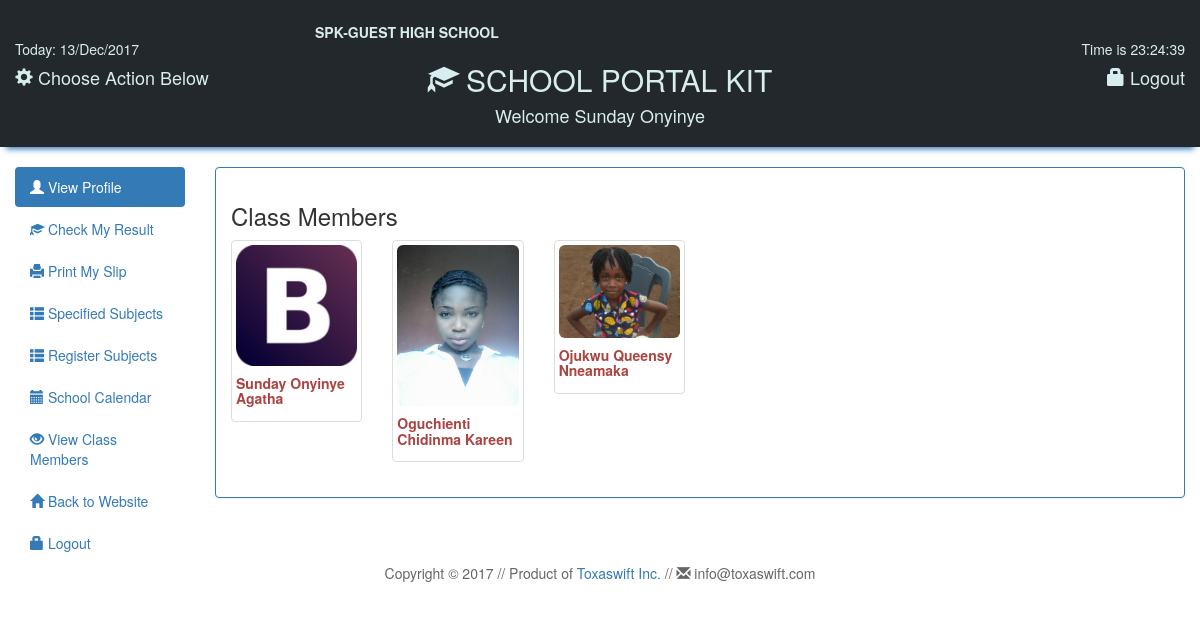
/student_dashboard.php?class_members (signed in), run on the app's committed database.
### tables this page shows
CREATE TABLE IF NOT EXISTS `students` (
`id` int(10) NOT NULL,
  `gender` varchar(20) DEFAULT NULL,
  `firstname` varchar(50) DEFAULT NULL,
  `lastname` varchar(50) DEFAULT NULL,
  `othername` varchar(50) DEFAULT NULL,
  `dob` varchar(50) DEFAULT NULL,
  `mob` varchar(50) DEFAULT NULL,
  `yob` varchar(50) DEFAULT NULL,
  `contact_phone` varchar(20) DEFAULT NULL,
  `address` text,
  `state` varchar(50) DEFAULT NULL,
  `nationality` varchar(50) DEFAULT NULL,
  `sponsor_name` varchar(50) DEFAULT NULL,
  `sponsor_phone` varchar(20) DEFAULT NULL,
  `relationship` varchar(20) DEFAULT NULL,
  `class` varchar(20) DEFAULT NULL,
  `reg_number` varchar(100) DEFAULT NULL,
  `gen_password` varchar(20) DEFAULT NULL,
  `passport` varchar(255) DEFAULT NULL,
  `date_of_reg` varchar(20) DEFAULT NULL,
  `time_of_reg` timestamp NULL DEFAULT CURRENT_TIMESTAMP
);

### student_dashboard.php (the view, shortened to what this page needs)
<?php
	require_once("includes/connection.php");
?>
<?php
	$date = date('d/M/Y');
	$year = date('Y');
?>
<?php
	$query = " SELECT * FROM `students` WHERE id = '{$_SESSION['student']}' ";
	$run_query = mysqli_query($connection, $query);
	if(mysqli_num_rows($run_query) == 1){
		while($result = mysqli_fetch_assoc($run_query)){
			$student_gender = ucfirst($result['gender']);
			$student_firstname = ucfirst($result['firstname']);
			$student_lastname = ucfirst($result['lastname']);
			$student_othername = ucfirst($result['othername']);
			$student_dob = $result['dob'];
			$student_mob = $result['mob'];
			$student_yob = $result['yob'];
			$student_contact_phone = $result['contact_phone'];
			$student_address = ucwords($result['address']);
			$student_state = ucwords($result['state']);
			$student_nationality = ucwords($result['nationality']);
			$student_class = $result['class'];
			$student_reg_number = $result['reg_number'];
			$student_passport = "./".$result['passport'];
			$current_year = date('Y');
			$student_age = $current_year - $student_yob;
		}
	}
?>
<!DOCTYPE html>
<html>
	<head>
		<link type='text/css' rel='stylesheet' href='css/bootstrap.css' />
		<link type='text/css' rel='stylesheet' href='css/font-awesome.css' />
		<link type='text/css' rel='stylesheet' href='css/blink.css' />
		<link rel='stylesheet' href='css/defined.css' />
	</head>
	<body>
		<div class='container-fluid'>
			<header class='noprint'>
				<div class='row header'>
					<div class='col-md-3'>
						<h5>Today: <?php echo $date; ?></h5>
						<h4 class='blink'><span class='glyphicon glyphicon-cog'></span> Choose Action Below</h4>
					</div>
					<div class='col-md-6'>
						<?php
							$query = " SELECT * FROM `administratives` ";
							$run_query = mysqli_query($connection, $query);
							if(mysqli_num_rows($run_query) > 0){
								while($result = mysqli_fetch_assoc($run_query)){
									$school_title = $result['school_name'];
									echo"<p class='text-center'><b><marquee>{$school_title}</marquee></b></p>";
								}
							}else{
								echo"<p class='text-center'><b><marquee>SPK POWERED BY TOXASWIFT</marquee></b></p>";
							}
						?>
						<h2 class='text-center'><span class='glyphicon glyphicon-education'></span> SCHOOL PORTAL KIT</h2>
						<h4 class='text-center'>Welcome
							<?php
								echo $student_firstname ." " .$student_lastname;
							?>
						</h4>
					</div>
					<div class='col-md-3 logout'>
						<h5 class='text-right'><span id='clockDisplay'></span></h5>
						<h4 class='text-right'><a href='student_dashboard.php?logout'><span class='glyphicon glyphicon-lock'></span> Logout</a></h4>
					</div>
				</div>
			</header>
			<section class='row'>
				<br />
				<div class='col-md-2 side_nav noprint'>
					<ul class="nav nav-pills nav-stacked">
						<li role="presentation" class="active"><a href="student_dashboard.php?view_profile"><span class='glyphicon glyphicon-user'></span> View Profile</a></li>
						<li role="presentation"><a href="student_dashboard.php?check_result"><span class='glyphicon glyphicon-education'></span> Check My Result</a></li>
						<li role="presentation"><a href="student_dashboard.php?print_slip"><span class='glyphicon glyphicon-print'></span> Print My Slip</a></li>
						<li role="presentation"><a href="student_dashboard.php?my_subjects"><span class='glyphicon glyphicon-th-list'></span> Specified Subjects</a></li>
						<li role="presentation"><a href="student_dashboard.php?register_subject"><span class='glyphicon glyphicon-th-list'></span> Register Subjects</a></li>
						<li role="presentation"><a href="student_dashboard.php?school_calendar"><span class='glyphicon glyphicon-calendar'></span> School Calendar</a></li>
						<li role="presentation"><a href="student_dashboard.php?class_members"><span class='glyphicon glyphicon-eye-open'></span> View Class Members</a></li>
						<li role="presentation"><a href="index.php"><span class='glyphicon glyphicon-home'></span> Back to Website</a></li>
						<li role="presentation"><a href="student_dashboard.php?logout"><span class='glyphicon glyphicon-lock'></span> Logout</a></li>
					</ul>
				</div>
				<div class='col-md-10'>
					<?php
						if(isset($_GET['view_profile'])){
							echo"
								<div class='panel panel-primary'>
									<div class='panel-body'>
										<div class='col-md-2 thumbnail text-center'>
											<img src='{$student_passport}' class='img-responsive img-rounded' />
										</div>
										<div class='col-md-2'>
											<br />
											<h3>{$student_firstname} {$student_lastname} {$student_othername}</h3>
										</div>
										<div class='col-md-4'>
											<br />
											<br />
											<p><span style='font-weight: bold;'>Gender: </span>{$student_gender}</p>
											<p><span style='font-weight: bold;'>State:</span> {$student_state}</p>
											<p><span style='font-weight: bold;'>Nationality:</span> {$student_nationality}</p>
											<p><span style='font-weight: bold;'>Address:</span> {$student_address}</p>
											<p><span style='font-weight: bold;'>Phone:</span> {$student_contact_phone}</p>
										</div>
										<div class='col-md-4'>
											<br />
											<br />
											<p><span style='font-weight: bold;'>Class:</span> {$student_class}</p>
											<p><span style='font-weight: bold;'>Reg No:</span> {$student_reg_number}</p>
											<p><span style='font-weight: bold;'>Date of Birth:</span> {$student_dob} {$student_mob} {$student_yob}</p>
											<p><span style='font-weight: bold;'>Age:</span> {$student_age}</p>
										</div>
									</div>
									<div class='panel-body'>
										<div class='thumbnail jumbotron'>
											<h2>Howdy! {$student_lastname}</h2>
											<p>This is a simple hero unit, a simple jumbotron-style component for calling extra attention to featured content or information.
											This is a simple hero unit, a simple jumbotron-style component for calling extra attention to featured content or information.
											This is a simple hero unit, a simple jumbotron-style component for calling extra attention to featured content or information.</p>
											<p><a class='btn btn-primary btn-xs' href='#' role='button'><span class='glyphicon glyphicon-search'></span> Learn more</a></p>
										</div>
									</div>
								</div>
							";
						}
						elseif(isset($_GET['class_members'])){
							echo"
								<div class='panel panel-primary'>
									<div class='panel-body'>
										<h3>Class Members</h3>
										<div class='row'>";
											$query = " SELECT * FROM `students` WHERE `class` = '{$student_class}' LIMIT 6 ";
											$run_query = mysqli_query($connection, $query);
											if(mysqli_num_rows($run_query) > 0){
												while($result = mysqli_fetch_assoc($run_query)){
													$pix = $result['passport'];
													$firstname = ucfirst($result['firstname']);
													$lastname = ucfirst($result['lastname']);
													$othername = ucfirst($result['othername']);
													echo"
														<div class='col-md-2'>
															<div class='thumbnail'>
																<img src='{$pix}' class='img-responsive img-rounded' height='10px' />
																<h5 class='text-danger'><b>{$firstname} {$lastname} {$othername}</b></h5>
															</div>
														</div>
													";
												}
											}
											echo"
										</div>
									</div>
								</div>
							";
						}
						elseif(isset($_GET['logout'])){
							unset($_SESSION['student']);
							header("Location:login.php");
							exit;
						}
					?>
				</div>
			</section>
		</div>
		<footer>
			<div class='container'>
				<p class='text-center' style='color: #666;'>Copyright &#169; <?php echo $year ?> // Product of <a href='http://www.toxaswift.com'>Toxaswift Inc.</a> // <span class='glyphicon glyphicon-envelope'></span> info@toxaswift.com</p>
			</div>
		</footer>
	</body>
</html>

### css/blink.css (style rules this page uses)
.blink { -webkit-animation: blink .75s linear infinite; -moz-animation: blink .75s linear infinite; -ms-animation: blink .75s linear infinite; -o-animation: blink .75s linear infinite; animation: blink .75s linear infinite; }

### css/defined.css (style rules this page uses)
.header { background: #23282D; box-shadow: 0 8px 6px -6px #337AB7; color: #D8EEEE; padding: 1% 0% 1% 0%; }
.side_nav { list-style: none; }
.logout a { color: #D8EEEE; }

### data on the page
students: firstname "Sunday", lastname "Onyinye", passport (picture), othername "Agatha"
students: passport (picture), firstname "Oguchienti", lastname "Chidinma", othername "Kareen"
students: passport (picture), firstname "Ojukwu", lastname "Queensy", othername "Nneamaka"
